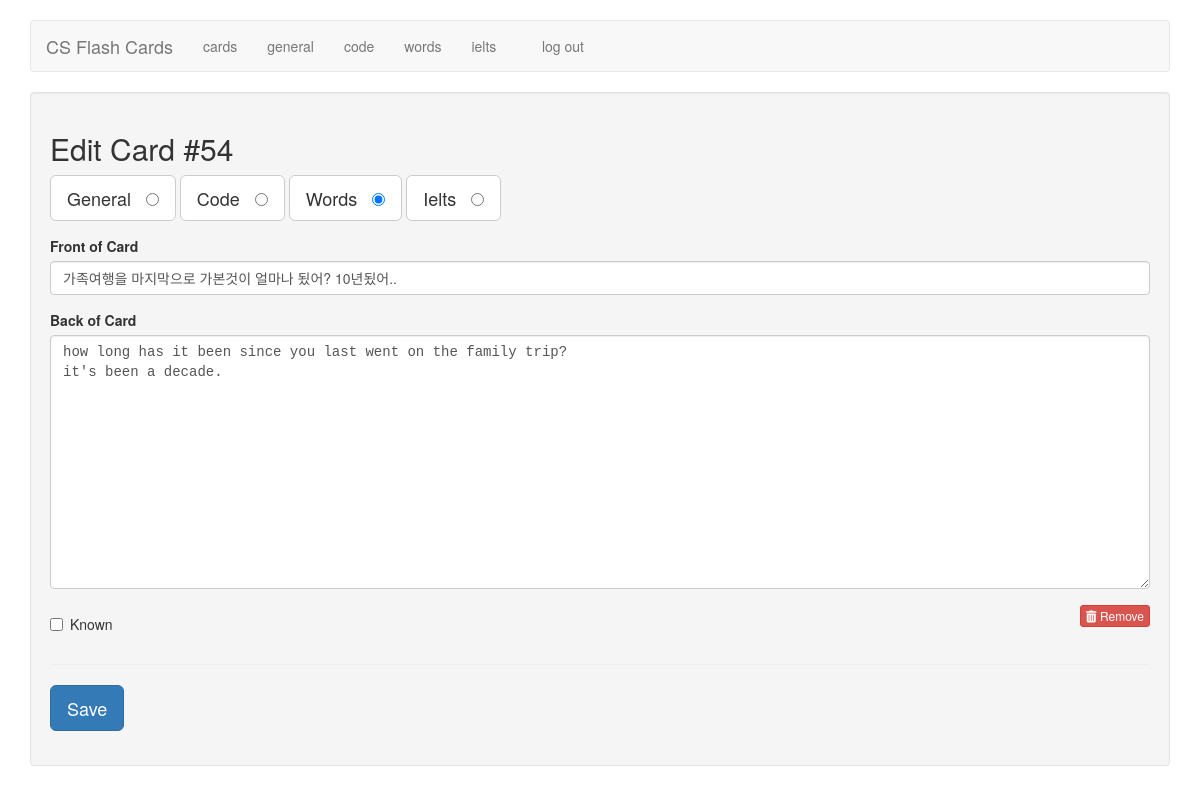
The page /edit/54 (signed in) on the database its author committed.
### tables this page shows
CREATE TABLE cards (
  id integer primary key autoincrement,
   /* 1 for interview, 2 for code, 3 for english, 4 for ielts */
  type tinyint not null,
  front text not null,
  back text not null,
  sort int default 0,
  known boolean default 0
);

### flash_cards.py (the view)
@application.route('/edit/<card_id>')
def edit(card_id):
    if not session.get('logged_in'):
        return redirect(url_for('login'))
    db = get_db()
    query = '''
        SELECT id, type, front, back, known
        FROM cards
        WHERE id = ?
    '''
    cur = db.execute(query, [card_id])
    card = cur.fetchone()
    return render_template('edit.html', card=card)

### flash_cards.py (called while the page is built)
def connect_db():
    rv = sqlite3.connect(application.config['DATABASE'])
    rv.row_factory = sqlite3.Row
    return rv

def get_db():
    if not hasattr(g, 'sqlite_db'):
        g.sqlite_db = connect_db()
    return g.sqlite_db

### templates/edit.html (shortened to what this page needs)
{% extends "layout.html" %}
{% block body %}
    <div class="well">
        <h2>Edit Card #{{ card.id }}</h2>
        <form action="{{ url_for('edit_card') }}" method="post" class="cardForm">
            <div class="form-group">
                <label for="general" class="btn btn-default btn-lg">General &nbsp;
                    <input type="radio" name="type" value="1"
                           id="general" {{ "checked" if (card.type == 1) else "" }} />
                </label>
                <label for="code" class="btn btn-default btn-lg">Code &nbsp;
                    <input type="radio" name="type" value="2" id="code" {{ "checked" if (card.type == 2) else "" }} />
                </label>
                <label for="eng" class="btn btn-default btn-lg">Words &nbsp;
                    <input type="radio" name="type" value="3" id="eng" {{ "checked" if (card.type == 3) else "" }} />
                </label>
                <label for="ielts" class="btn btn-default btn-lg">Ielts &nbsp;
                    <input type="radio" name="type" value="2" id="ielts" {{ "checked" if (card.type == 4) else "" }} />
                </label>
            </div>
            <div class="form-group">
                <label for="front">Front of Card</label>
                <input type="text" name="front" id="front" class="form-control" value="{{ card.front|e }}">
            </div>
            <div class="form-group">
                <label for="back">Back of Card</label>
                <textarea name="back"
                          class="form-control"
                          id="back"
                          placeholder="back of card"
                          rows="12">{{ card.back|e }}</textarea>
            </div>
            <div class="row">
                <div class="col-xs-6">
                    <div class="checkbox">
                        <label>
                            <input type="checkbox" name="known"
                               value="1" {{ "checked" if (card.known == 1) else "" }} /> Known
                        </label>
                    </div>
                </div>
                <div class="col-xs-6 text-right">
                    <a href="{{ url_for('delete', card_id=card.id) }}" class="btn btn-danger btn-xs">
                        <i class="fa fa-trash"></i>
                        Remove
                    </a>
                </div>
            </div>
            <hr />
            <div class="form-group">
                <button type="submit" class="saveButton btn btn-lg btn-primary">Save</button>
            </div>
        </form>
    </div>
{% endblock %}

### static/style.css (style rules this page uses)
textarea { font-family: monospace; }

### rows shown on the page
cards: id "54", front "가족여행을 마지막으로 가본것이 얼마나 됬어? 10년됬어..", back "how long has it been since you last went on the family trip? it's been a decade."
